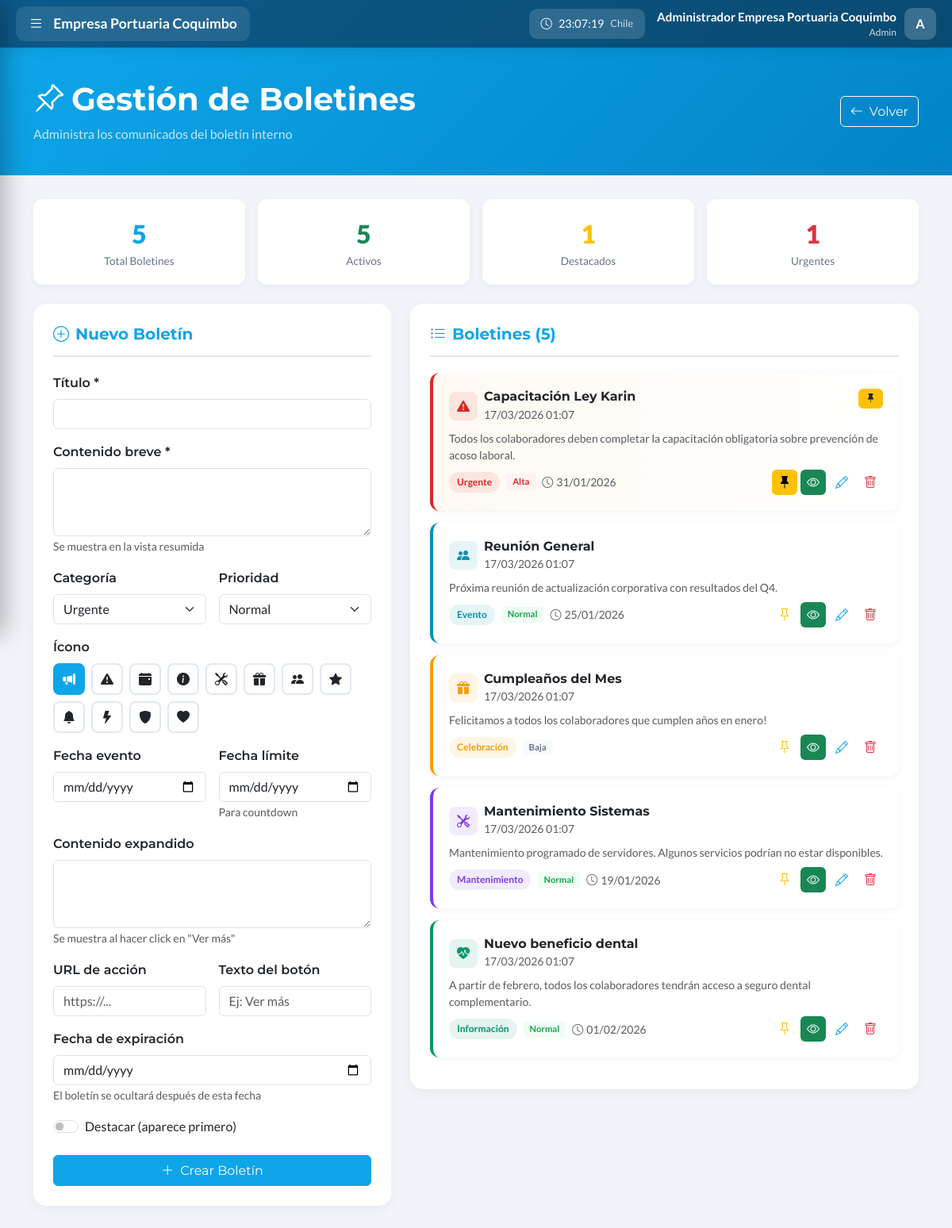
The page /admin_boletines.php (signed in) on the database its author committed.
### tables this page shows
CREATE TABLE IF NOT EXISTS users (
    id INT AUTO_INCREMENT PRIMARY KEY,
    name VARCHAR(100) NOT NULL,
    username VARCHAR(50) NOT NULL UNIQUE,
    email VARCHAR(150) NOT NULL UNIQUE,
    password VARCHAR(255) NOT NULL,
    role ENUM('admin', 'soporte', 'social', 'denuncia', 'user') NOT NULL DEFAULT 'user',
    is_active TINYINT(1) DEFAULT 1,
    last_login TIMESTAMP NULL,
    login_attempts INT DEFAULT 0,
    locked_until TIMESTAMP NULL,
    birthday DATE DEFAULT NULL,
    phone VARCHAR(20) DEFAULT NULL,
    department VARCHAR(100) DEFAULT NULL,
    position VARCHAR(100) DEFAULT NULL,
    avatar VARCHAR(255) DEFAULT NULL,
    bio TEXT DEFAULT NULL,
    created_at TIMESTAMP DEFAULT CURRENT_TIMESTAMP,
    updated_at TIMESTAMP DEFAULT CURRENT_TIMESTAMP ON UPDATE CURRENT_TIMESTAMP,
    INDEX idx_username (username),
    INDEX idx_email (email),
    INDEX idx_role (role)
);

CREATE TABLE IF NOT EXISTS bulletins (
    id INT AUTO_INCREMENT PRIMARY KEY,
    title VARCHAR(200) NOT NULL,
    content TEXT NOT NULL,
    category ENUM('urgent', 'event', 'info', 'maintenance', 'celebration') NOT NULL DEFAULT 'info',
    priority ENUM('low', 'normal', 'high') NOT NULL DEFAULT 'normal',
    icon VARCHAR(50) DEFAULT 'bi-megaphone',
    event_date DATE DEFAULT NULL,
    deadline_date DATE DEFAULT NULL,
    is_active TINYINT(1) DEFAULT 1,
    is_pinned TINYINT(1) DEFAULT 0,
    expanded_content TEXT DEFAULT NULL,
    action_url VARCHAR(500) DEFAULT NULL,
    action_label VARCHAR(100) DEFAULT NULL,
    author_id INT DEFAULT NULL,
    created_at TIMESTAMP DEFAULT CURRENT_TIMESTAMP,
    updated_at TIMESTAMP DEFAULT CURRENT_TIMESTAMP ON UPDATE CURRENT_TIMESTAMP,
    expires_at DATE DEFAULT NULL,
    FOREIGN KEY (author_id) REFERENCES users(id) ON DELETE SET NULL,
    INDEX idx_category (category),
    INDEX idx_active (is_active),
    INDEX idx_pinned (is_pinned),
    INDEX idx_expires (expires_at)
);

### public/admin_boletines.php (the view, shortened to what the rows shown need)
<?php
require_once '../includes/bootstrap.php';
$user = getCurrentUser();
$categories = [
    'urgent' => ['label' => 'Urgente', 'color' => '#dc2626', 'bg' => 'rgba(220,38,38,0.1)', 'icon' => 'bi-exclamation-triangle-fill'],
    'event' => ['label' => 'Evento', 'color' => '#0891b2', 'bg' => 'rgba(8,145,178,0.1)', 'icon' => 'bi-calendar-event-fill'],
    'info' => ['label' => 'Información', 'color' => '#059669', 'bg' => 'rgba(5,150,105,0.1)', 'icon' => 'bi-info-circle-fill'],
    'maintenance' => ['label' => 'Mantenimiento', 'color' => '#7c3aed', 'bg' => 'rgba(124,58,237,0.1)', 'icon' => 'bi-tools'],
    'celebration' => ['label' => 'Celebración', 'color' => '#f59e0b', 'bg' => 'rgba(245,158,11,0.1)', 'icon' => 'bi-balloon-fill']
];
$priorities = [
    'low' => 'Baja',
    'normal' => 'Normal',
    'high' => 'Alta'
];
$bulletins = $pdo->query('
    SELECT b.*, u.name as author_name
    FROM bulletins b
    LEFT JOIN users u ON b.author_id = u.id
    ORDER BY b.is_pinned DESC, b.created_at DESC
')->fetchAll();
?>
<!DOCTYPE html>
<html lang="es">
<head>
    <link href="https://cdn.jsdelivr.net/npm/bootstrap@5.3.2/dist/css/bootstrap.min.css" rel="stylesheet">
    <link href="https://cdn.jsdelivr.net/npm/bootstrap-icons@1.11.1/font/bootstrap-icons.css" rel="stylesheet">
    <link href="css/intranet.css" rel="stylesheet">
    <link href="css/admin-boletines.css" rel="stylesheet">
</head>
<body class="has-sidebar">
    <?php include '../includes/barra_lateral.php'; ?>
    <div class="page-header">
        <div class="container">
            <div class="d-flex justify-content-between align-items-center">
                <div>
                    <h1 class="fw-bold mb-2"><i class="bi bi-pin-angle me-2"></i>Gestión de Boletines</h1>
                </div>
            </div>
        </div>
    </div>
    <div class="container pb-5">
        <div class="row g-4">
            <div class="col-lg-7">
                <div class="form-section">
                    <?php if (empty($bulletins)): ?>
                    <div class="text-center py-5 text-muted">
                        <i class="bi bi-inbox" style="font-size: 3rem;"></i>
                        <p class="mt-3">No hay boletines creados</p>
                    </div>
                    <?php else: ?>
                    <?php foreach ($bulletins as $b): ?>
                    <div class="bulletin-card <?= $b['is_pinned'] ? 'pinned' : '' ?> <?= !$b['is_active'] ? 'inactive' : '' ?>" style="border-left-color: <?= $categories[$b['category']]['color'] ?>;">
                        <div class="d-flex justify-content-between align-items-start mb-2">
                            <div class="d-flex align-items-center gap-2">
                                <div style="width:36px;height:36px;border-radius:8px;background:<?= $categories[$b['category']]['bg'] ?>;color:<?= $categories[$b['category']]['color'] ?>;display:flex;align-items:center;justify-content:center;">
                                    <i class="bi <?= $b['icon'] ?>"></i>
                                </div>
                                <div>
                                    <h6 class="mb-0 fw-bold"><?= htmlspecialchars($b['title']) ?></h6>
                                    <small class="text-muted"><?= date('d/m/Y H:i', strtotime($b['created_at'])) ?></small>
                                </div>
                            </div>
                            <div class="d-flex align-items-center gap-1">
                                <?php if ($b['is_pinned']): ?>
                                <span class="badge bg-warning text-dark"><i class="bi bi-pin-fill"></i></span>
                                <?php endif; ?>
                            </div>
                        </div>
                        <p class="text-muted small mb-2"><?= htmlspecialchars($b['content']) ?></p>
                        <div class="d-flex justify-content-between align-items-center">
                            <div class="d-flex align-items-center gap-2">
                                <span class="category-badge" style="background:<?= $categories[$b['category']]['bg'] ?>;color:<?= $categories[$b['category']]['color'] ?>;">
                                    <?= $categories[$b['category']]['label'] ?>
                                </span>
                                <span class="priority-badge <?= $b['priority'] ?>"><?= $priorities[$b['priority']] ?></span>
                                <?php if ($b['deadline_date']): ?>
                                <small class="text-muted"><i class="bi bi-clock me-1"></i><?= date('d/m/Y', strtotime($b['deadline_date'])) ?></small>
                                <?php endif; ?>
                            </div>
                            <div class="d-flex gap-1">
                                <form method="POST" class="d-inline">
                                    <button type="submit" class="action-btn btn btn-<?= $b['is_pinned'] ? 'warning' : 'outline-warning' ?>" title="Destacar">
                                        <i class="bi bi-pin<?= $b['is_pinned'] ? '-fill' : '' ?>"></i>
                                    </button>
                                </form>
                                <form method="POST" class="d-inline">
                                    <button type="submit" class="action-btn btn btn-<?= $b['is_active'] ? 'success' : 'outline-secondary' ?>" title="<?= $b['is_active'] ? 'Desactivar' : 'Activar' ?>">
                                        <i class="bi bi-<?= $b['is_active'] ? 'eye' : 'eye-slash' ?>"></i>
                                    </button>
                                </form>
                                <a href="?edit=<?= $b['id'] ?>" class="action-btn btn btn-outline-primary" title="Editar">
                                    <i class="bi bi-pencil"></i>
                                </a>
                                <form method="POST" class="d-inline" onsubmit="return confirm('¿Eliminar este boletín?');">
                                    <button type="submit" class="action-btn btn btn-outline-danger" title="Eliminar">
                                        <i class="bi bi-trash"></i>
                                    </button>
                                </form>
                            </div>
                        </div>
                    </div>
                    <?php endforeach; ?>
                    <?php endif; ?>
                </div>
            </div>
        </div>
    </div>
    <?php include '../includes/pie_pagina.php'; ?>
</body>
</html>

### includes/barra_lateral.php (shortened to what the rows shown need)
<link href="css/sidebar.css?v=<?= filemtime(__DIR__ . '/../public/css/sidebar.css') ?>" rel="stylesheet">
<div class="epco-topbar">
    <div class="topbar-right">
        <div class="topbar-user">
            <div class="topbar-user-info d-none d-md-block">
                <div class="topbar-user-name"><?= htmlspecialchars($user['name']) ?></div>
                <div class="topbar-user-role"><?= ucfirst($user['role']) ?></div>
            </div>
            <div class="dropdown">
                <div class="topbar-avatar" role="button" data-bs-toggle="dropdown">
                    <?= strtoupper(substr($user['name'], 0, 1)) ?>
                </div>
            </div>
        </div>
    </div>
</div>

### rows shown on the page
users: name "Administrador Empresa Portuaria Coquimbo", role "Admin", name "A"
bulletins: title "Capacitación Ley Karin", created_at "17/03/2026 01:07", is_pinned 1 (drawn), content "Todos los colaboradores deben completar la capacitación obligatoria sobre prevención de acoso laboral.", category "Urgente", priority "Alta", deadline_date "31/01/2026", is_active 1 (drawn)
bulletins: title "Reunión General", created_at "17/03/2026 01:07", content "Próxima reunión de actualización corporativa con resultados del Q4.", category "Evento", priority "Normal", deadline_date "25/01/2026", is_pinned 0 (drawn), is_active 1 (drawn)
bulletins: title "Cumpleaños del Mes", created_at "17/03/2026 01:07", content "Felicitamos a todos los colaboradores que cumplen años en enero!", category "Celebración", priority "Baja", is_pinned 0 (drawn), is_active 1 (drawn)
bulletins: title "Mantenimiento Sistemas", created_at "17/03/2026 01:07", content "Mantenimiento programado de servidores. Algunos servicios podrían no estar disponibles.", category "Mantenimiento", priority "Normal", deadline_date "19/01/2026", is_pinned 0 (drawn), is_active 1 (drawn)
bulletins: title "Nuevo beneficio dental", created_at "17/03/2026 01:07", content "A partir de febrero, todos los colaboradores tendrán acceso a seguro dental complementario.", category "Información", priority "Normal", deadline_date "01/02/2026", is_pinned 0 (drawn), is_active 1 (drawn)

### other values the page prints
$stats['total'] "5"
$stats['activos'] "5"
$stats['destacados'] "1"
$stats['urgentes'] "1"
count($bulletins) "5"
form field category "Urgente"
form field priority "Normal"
